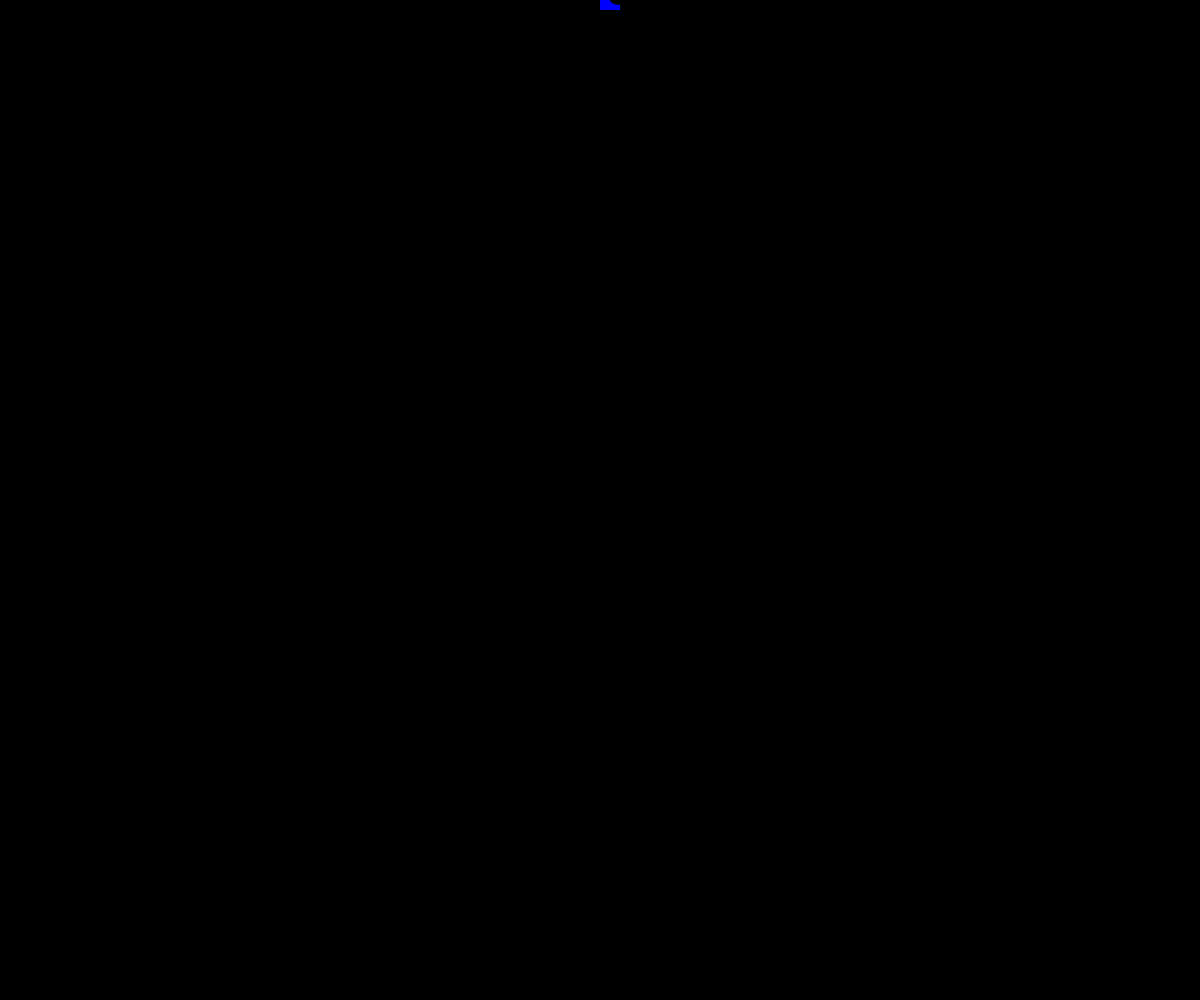
Frame 1 (no input)
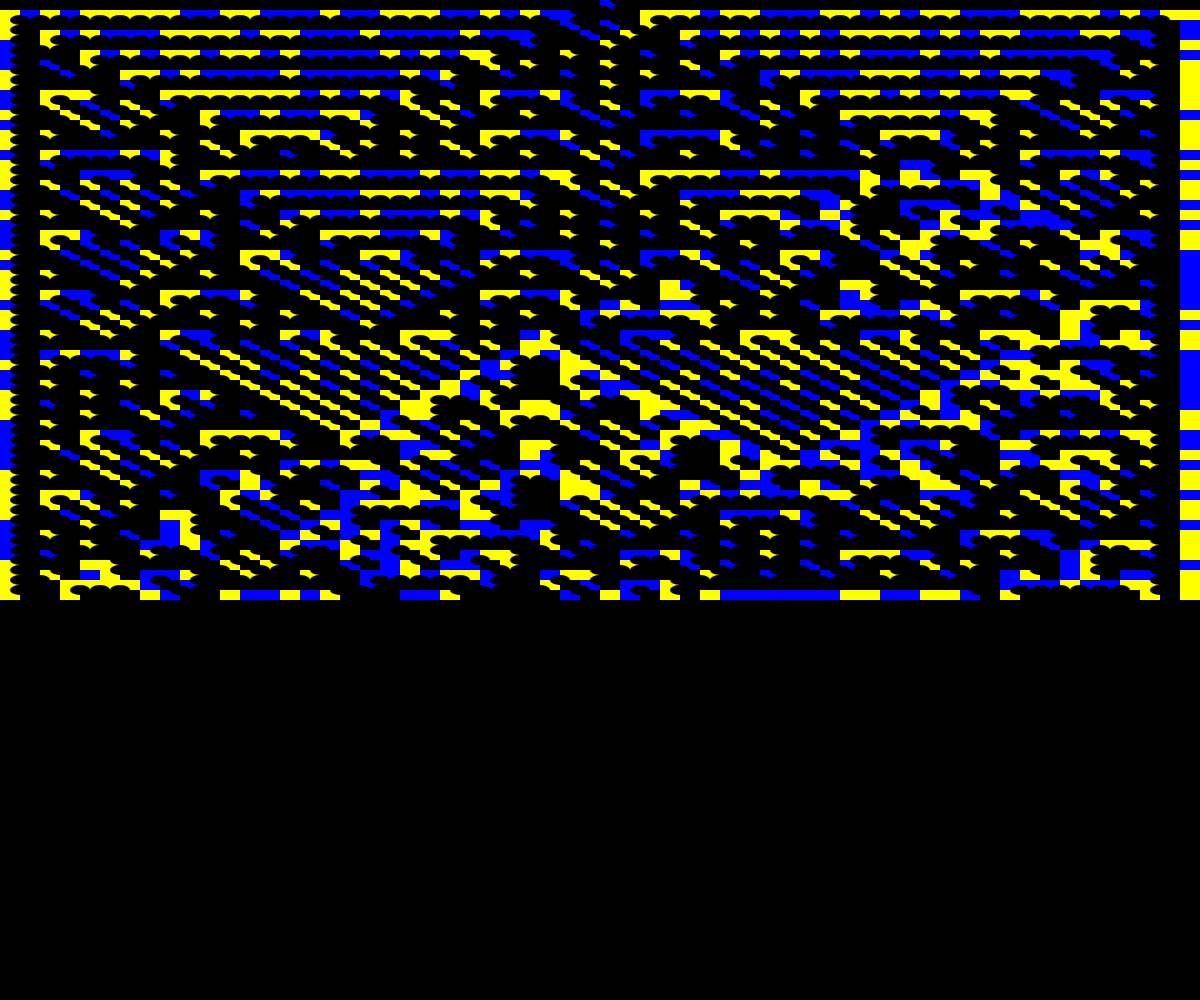
Frame 60 (no input)
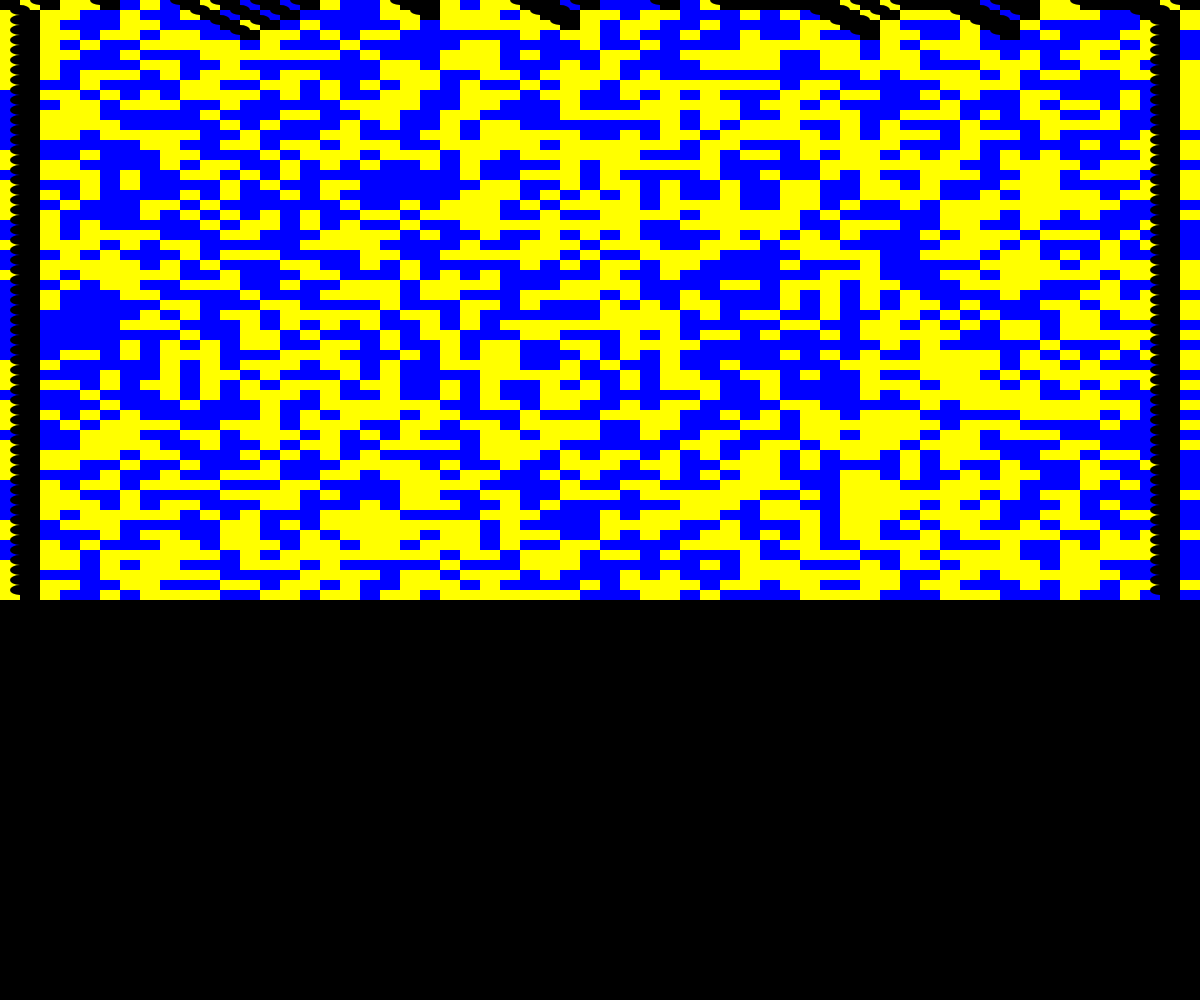
Frame 120 (the mouse pressed at the canvas centre since frame 60)

The p5.js sketch that drew these frames (run headless with seeded random() and noise() and a simulated clock; from frame 60 on, the mouse is pressed at the canvas centre):

// p5.js sketch
// ── sketch.js
// An array of 0s and 1s
let cells;

// We arbitrarily start with just the middle cell having a state of "1"
let generation = 0;

// An array to store the ruleset, for example {0,1,1,0,1,1,0,1}
let ruleset = [0, 1, 1, 0, 1, 0, 0, 1];

let cellSizeX = 20;
let cellSizeY = 10;

function setup() {
	createCanvas(windowWidth, windowHeight);

	noStroke();
	background(0);

	cells = Array(floor(width / cellSizeX));
	for (let i = 0;i < cells.length;i++) {
		cells[i] = 0;
	}
	cells[cells.length / 2] = 1;
	generation = 0;


}

function draw() {
	if (!finished()) {
		display(); // Draw the CA
		generate(); // generate next generation
	}
}

function display() {
	for (let i = 0;i < cells.length;i++) {
		// check if cell is dead or alive
		if (cells[i] === 0) {
			// dead cell
			fill(0);
			ellipse(i*cellSizeX, generation*cellSizeY, cellSizeX, cellSizeY);
		} else {
			// alive cell
			let a = int(random(2)); // define the probability (how often a color is chosen)
			if (a == 0) {
				fill(255, 255, 0);
			} else {
				fill(0, 0, 255);
			}
		}
		rect(i * cellSizeX, generation * cellSizeY, cellSizeX, cellSizeY);
	}
}

function randomRule() { // Make a random ruleset
	for (let i = 0;i < ruleset.length;i++) {
		ruleset[i] = int(random(2));
	}
	// print which rule was generated
	console.log("random rule: ", ruleset[0], ruleset[1], ruleset[2], ruleset[3], ruleset[4], ruleset[5], ruleset[6], ruleset[7]);
}

function restartRandom() { // all cells start with a random value of 0 or 1
	for (let i = 0;i < cells.length;i++) {
		cells[i] = int(random(2));
	}
	generation = 0;
}

// The process of creating the new generation
function generate() {
	// First we create an empty array for the new values
	let nextGen = Array(cells.length);
	// For every spot, determine new state by examing current state, and neighbor states
	// Ignore edges that only have one neighor
	for (let i = 1;i < cells.length - 1;i++) {
		let leftNeighboor = cells[i - 1];
		let theCell = cells[i];
		let rightNeighboor = cells[i + 1];
		// check the rule if the next generation cell is 0 or 1
		nextGen[i] = rules(leftNeighboor, theCell, rightNeighboor);
	}
	// The current generation is the new generation
	cells = nextGen;
	generation++;
}


// Implementing the Wolfram rules
// Could be improved and made more concise, but here we can explicitly see what is going on for each case
function rules(a, b, c) {
	if (a == 1 && b == 1 && c == 1) return ruleset[0];
	if (a == 1 && b == 1 && c == 0) return ruleset[1];
	if (a == 1 && b == 0 && c == 1) return ruleset[2];
	if (a == 1 && b == 0 && c == 0) return ruleset[3];
	if (a == 0 && b == 1 && c == 1) return ruleset[4];
	if (a == 0 && b == 1 && c == 0) return ruleset[5];
	if (a == 0 && b == 0 && c == 1) return ruleset[6];
	if (a == 0 && b == 0 && c == 0) return ruleset[7];
	return 0;
}

function finished() {
	if (generation > height / cellSizeY) {
		return true;
	} else {
		return false;
	}
}


function mousePressed() {
	background(0);
	randomRule();
	restartRandom();
}
